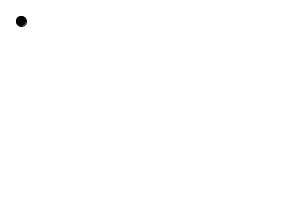
Frame 1 (no input)
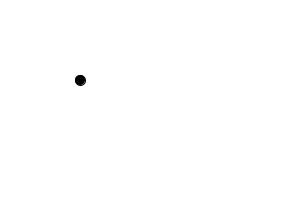
Frame 60 (the mouse pressed at the canvas centre just before this capture)
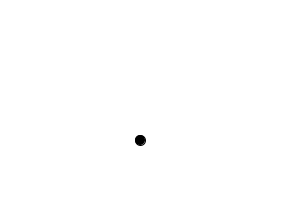
Frame 120 (the mouse held since frame 60 and released just before this capture)

The Processing sketch that drew these frames (run headless with seeded random() and noise(); from frame 60 on, the mouse is pressed at the canvas centre):

// Processing sketch: processing_106690
// ── processing_106690.pde

int x = 20;
int y = 20;
int a = 1;
int b = 1;

void setup(){
    size(300,200);
    println("setup");
}

void draw(){
    background(255,255,255);
    if(x == 300 || x == 0){
        a = -a;
    }else {
    }
    if(y == 200 || y == 0){
        b = - b;
    }else {
    }
    x = x + a;
    y = y + b;
    fill(0,0,0);
    ellipse(x,y,10,10);
}
